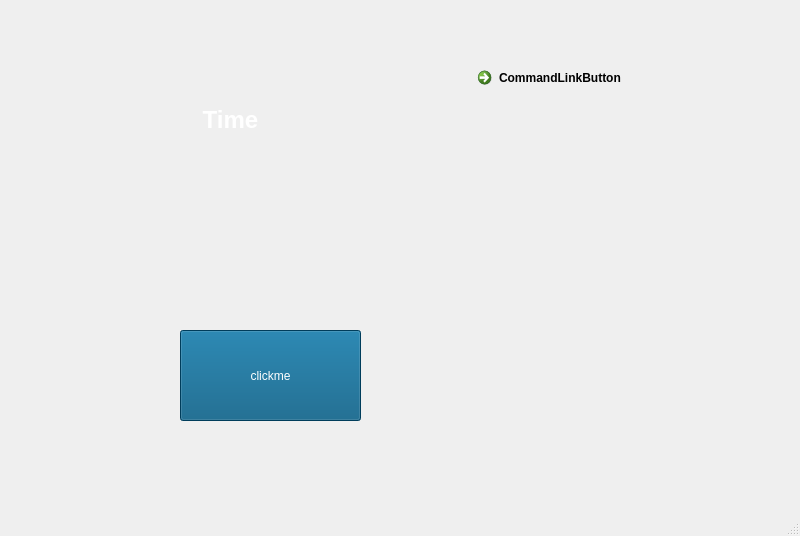
<?xml version="1.0" encoding="UTF-8"?>
<ui version="4.0">
 <class>MainWindow</class>
 <widget class="QMainWindow" name="MainWindow">
  <property name="geometry">
   <rect>
    <x>0</x>
    <y>0</y>
    <width>800</width>
    <height>536</height>
   </rect>
  </property>
  <property name="windowTitle">
   <string>MainWindow</string>
  </property>
  <widget class="QWidget" name="centralwidget">
   <widget class="QLabel" name="label">
    <property name="geometry">
     <rect>
      <x>110</x>
      <y>60</y>
      <width>241</width>
      <height>121</height>
     </rect>
    </property>
    <property name="tabletTracking">
     <bool>false</bool>
    </property>
    <property name="text">
     <string>&lt;html&gt;&lt;head/&gt;&lt;body&gt;&lt;p align=&quot;center&quot;&gt;&lt;span style=&quot; font-size:18pt; font-weight:600; color:#ffffff;&quot;&gt;Time&lt;/span&gt;&lt;/p&gt;&lt;/body&gt;&lt;/html&gt;</string>
    </property>
    <property name="openExternalLinks">
     <bool>true</bool>
    </property>
   </widget>
   <widget class="QPushButton" name="Button_exit">
    <property name="geometry">
     <rect>
      <x>180</x>
      <y>330</y>
      <width>181</width>
      <height>91</height>
     </rect>
    </property>
    <property name="mouseTracking">
     <bool>false</bool>
    </property>
    <property name="styleSheet">
     <string notr="true">font: 11pt &quot;Algerian&quot;;
background-color: rgb(0, 85, 127);
color: rgb(255, 255, 255);</string>
    </property>
    <property name="text">
     <string>clickme</string>
    </property>
    <property name="autoDefault">
     <bool>true</bool>
    </property>
    <property name="default">
     <bool>false</bool>
    </property>
   </widget>
   <widget class="QCommandLinkButton" name="commandLinkButton">
    <property name="geometry">
     <rect>
      <x>470</x>
      <y>60</y>
      <width>201</width>
      <height>71</height>
     </rect>
    </property>
    <property name="text">
     <string>CommandLinkButton</string>
    </property>
   </widget>
  </widget>
  <widget class="QStatusBar" name="statusbar"/>
 </widget>
 <resources/>
 <connections/>
</ui>
